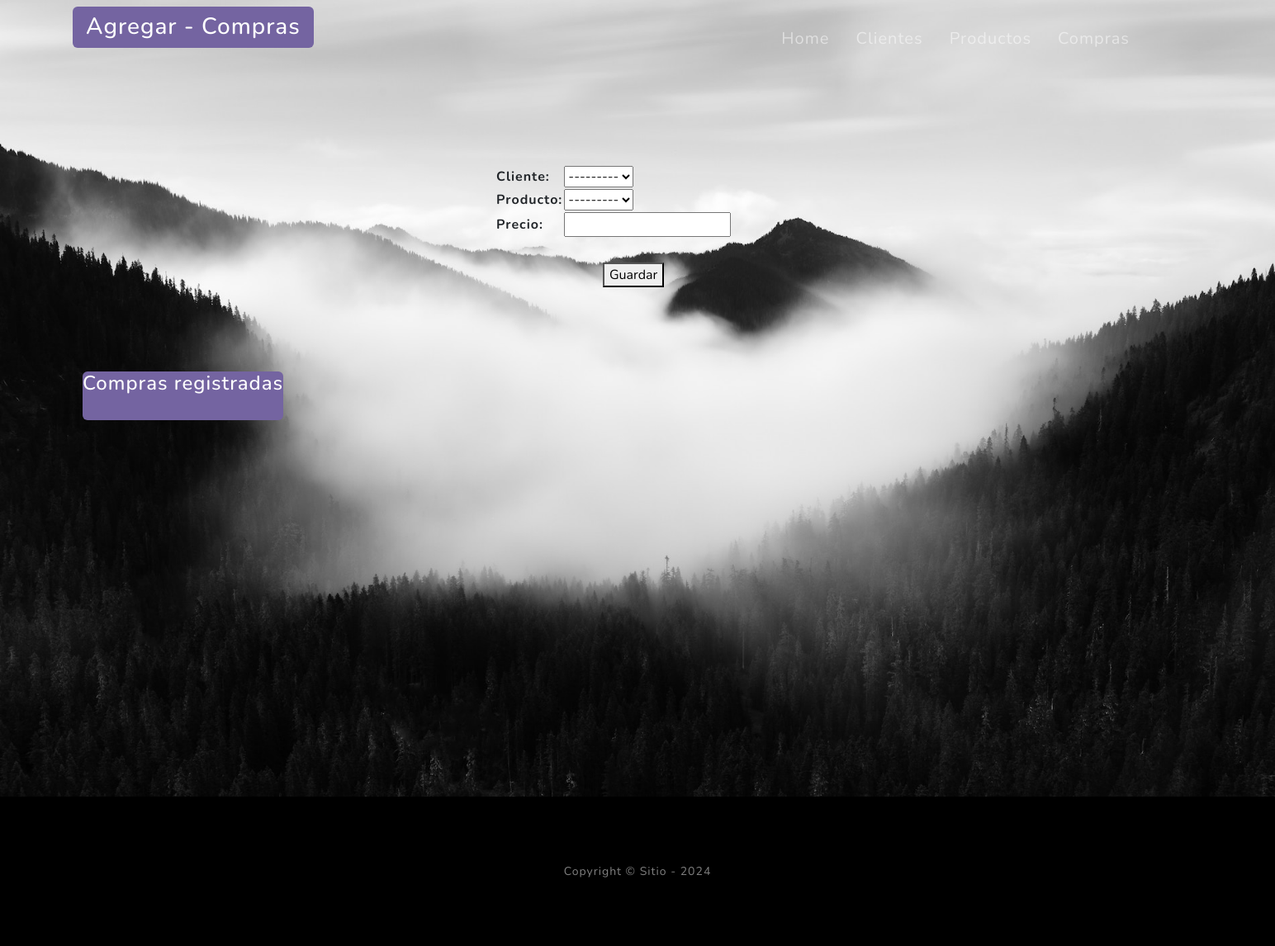
/compra/home/, run on an earlier commit of the app's database.
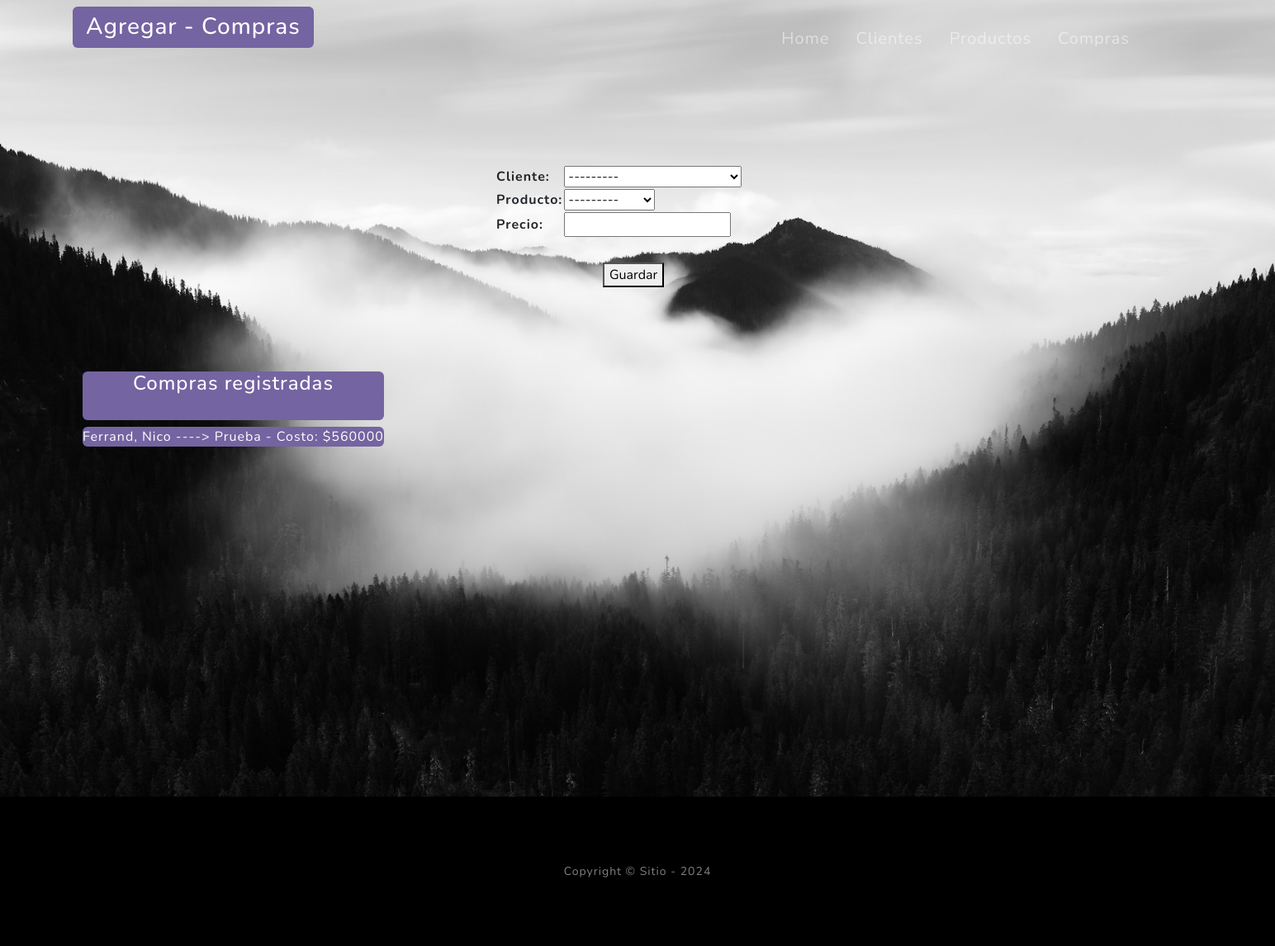
And on a later commit of the database.
### compra/models.py (models this page shows, shortened)
class Compra(models.Model):
    cliente = models.ForeignKey(Cliente, on_delete=models.SET_NULL, blank=True, null=True, verbose_name= "cliente")
    producto = models.ForeignKey(Producto, on_delete=models.SET_NULL, blank=True, null=True, verbose_name= "producto")
    precio = models.CharField(max_length=20)
    class Meta:
        verbose_name = "compra"
        verbose_name_plural = "compras"

### cliente/models.py (models this page shows)
class Cliente(models.Model):
    nombre = models.CharField(max_length=50)
    apellido = models.CharField(max_length=50)
    nacimiento = models.DateField(null=True)
    def __str__(self):
        return f"{self.apellido}, {self.nombre}, {self.nacimiento}"
    class Meta:
        verbose_name = "cliente"
        verbose_name_plural = "clientes"

### producto/models.py (models this page shows)
class Producto(models.Model):
    nombre = models.CharField(max_length=50)
    descripcion = models.CharField(max_length=20)
    def __str__(self):
        return f"{self.nombre}, {self.descripcion}"
    class Meta:
        verbose_name = "producto"
        verbose_name_plural = "productos"

### compra/views.py (the view)
# urls.py: path("home/", views.home, name="home"),
def home(request):
    if request.method == "POST":
        form = forms.CompraCategoriaForms(request.POST)
        if form.is_valid():
            form.save()
            return redirect("compra:home")
    else:
        form = forms.CompraCategoriaForms()
    consulta_compras = models.Compra.objects.all()
    return render (request,"compra/index.html", context={"form": form, "compras": consulta_compras})

### compra/forms.py
class CompraCategoriaForms(forms.ModelForm):
    class Meta:
        model = models.Compra
        fields = "__all__"
        widgets = {
            "precio": forms.TextInput(attrs={"class":"form-comtrol}"}),
        }

### compra/templates/compra/index.html (shortened to what this page needs)
{% extends 'core/base.html' %}
{%  block titulo %}
    {% include 'core/components/titles.html' with titulo="Agregar - Compras" %}
{% endblock titulo %}
{% block contenido %}
    <form style="position: absolute; padding: 200px 600px;" action="{% url 'compra:home' %}" method="post">
        <table>
            {{form.as_table}}
        </table>
        <div style="padding: 30px 130px;">
            <button type="submit">Guardar</button>
        </div>
    </form>
    <div style="position: absolute; margin: 450px 100px;">
        <h4 style="padding-bottom: 30px; text-align: center;" class="text-white bg-secondary rounded"> Compras registradas </h4>
        {% for compra in compras %}
            <p class="text-white bg-secondary rounded">{{compra.cliente.apellido}}, {{compra.cliente.nombre}} ----> {{compra.producto.nombre}} - Costo: {{compra.precio}}</p>
        {% endfor %}
    </div>
{% endblock contenido %}

What changed in the data, as far as the page shows it:
added Compra: cliente.apellido "Ferrand", cliente.nombre "Nico", producto.nombre "Prueba", precio "$560000"
